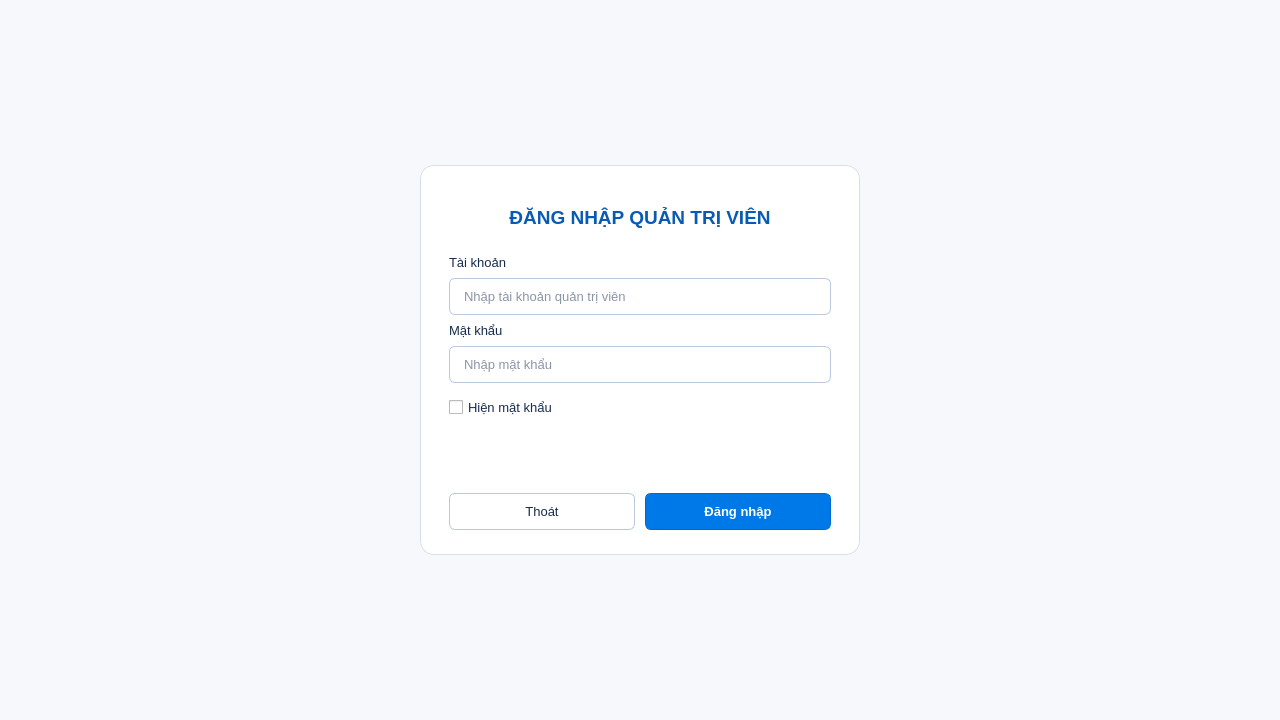
<?xml version='1.0' encoding='UTF-8'?>
<ui version="4.0">
 <class>LoginDialog</class>
 <widget class="QDialog" name="LoginDialog">
  <property name="font">
   <font>
    <family>Segoe UI</family>
    <pointsize>9</pointsize>
   </font>
  </property>
  <property name="geometry">
   <rect>
    <x>0</x>
    <y>0</y>
    <width>1280</width>
    <height>720</height>
   </rect>
  </property>
  <property name="minimumSize">
   <size>
    <width>480</width>
    <height>540</height>
   </size>
  </property>
  <property name="windowTitle">
   <string>Quản lý điểm sinh viên - Lớp K10TIN - Học kỳ 5</string>
  </property>
  <property name="windowIcon">
   <iconset resource="resources.qrc">
    <normaloff>:/icons/app.svg</normaloff>:/icons/app.svg</iconset>
  </property>
  <property name="styleSheet">
   <string>QDialog { background: #f6f8fb; }
QWidget { font-family: "Segoe UI"; color: #172b4d; }
QFrame#loginCard QWidget { font-size: 10pt; }
QFrame#loginCard { background: white; border: 1px solid #d6e0ec; border-radius: 14px; }
QFrame#loginCard QLabel#roleLabel { color: #075bb5; font-weight: bold; font-size: 19px; }
QLabel#errorLabel { color: #c32c3b; }
QLineEdit { background: white; border: 1px solid #b9c8da; border-radius: 6px; padding: 9px 12px; selection-background-color: #c6e7ff; }
QLineEdit:focus { border: 1px solid #1683d5; }
QPushButton { background: white; border: 1px solid #b9c8da; border-radius: 6px; padding: 10px 16px; }
QPushButton:hover { background: #eaf4ff; border-color: #1683d5; }
QPushButton#loginButton { background: #0079e8; border-color: #0069ce; color: white; font-weight: bold; }
QPushButton#loginButton:hover { background: #0069cd; }
QPushButton#loginButton:pressed { background: #0058ad; }</string>
  </property>
  <layout class="QVBoxLayout" name="rootLayout" stretch="1">
   <property name="spacing">
    <number>0</number>
   </property>
   <property name="leftMargin">
    <number>0</number>
   </property>
   <property name="topMargin">
    <number>0</number>
   </property>
   <property name="rightMargin">
    <number>0</number>
   </property>
   <property name="bottomMargin">
    <number>0</number>
   </property>
   <item>
    <widget class="QWidget" name="loginContent">
     <layout class="QGridLayout" name="contentLayout">
      <property name="leftMargin">
       <number>20</number>
      </property>
      <property name="topMargin">
       <number>20</number>
      </property>
      <property name="rightMargin">
       <number>20</number>
      </property>
      <property name="bottomMargin">
       <number>20</number>
      </property>
      <item row="0" column="0" alignment="Qt::AlignCenter">
       <widget class="QFrame" name="loginCard">
        <property name="minimumSize">
         <size>
          <width>440</width>
          <height>390</height>
         </size>
        </property>
        <property name="maximumSize">
         <size>
          <width>480</width>
          <height>16777215</height>
         </size>
        </property>
        <layout class="QVBoxLayout" name="cardLayout">
         <property name="spacing">
          <number>14</number>
         </property>
         <property name="leftMargin">
          <number>28</number>
         </property>
         <property name="topMargin">
          <number>28</number>
         </property>
         <property name="rightMargin">
          <number>28</number>
         </property>
         <property name="bottomMargin">
          <number>24</number>
         </property>
         <item>
          <widget class="QLabel" name="roleLabel">
           <property name="text">
            <string>ĐĂNG NHẬP QUẢN TRỊ VIÊN</string>
           </property>
           <property name="alignment">
            <set>Qt::AlignCenter</set>
           </property>
          </widget>
         </item>
         <item>
          <layout class="QVBoxLayout" name="fieldsLayout">
           <property name="spacing">
            <number>8</number>
           </property>
           <item>
            <widget class="QLabel" name="usernameLabel">
             <property name="text">
              <string>Tài khoản</string>
             </property>
             <property name="buddy">
              <cstring>usernameEdit</cstring>
             </property>
            </widget>
           </item>
           <item>
            <widget class="QLineEdit" name="usernameEdit">
             <property name="placeholderText">
              <string>Nhập tài khoản quản trị viên</string>
             </property>
             <property name="clearButtonEnabled">
              <bool>true</bool>
             </property>
            </widget>
           </item>
           <item>
            <widget class="QLabel" name="passwordLabel">
             <property name="text">
              <string>Mật khẩu</string>
             </property>
             <property name="buddy">
              <cstring>passwordEdit</cstring>
             </property>
            </widget>
           </item>
           <item>
            <widget class="QLineEdit" name="passwordEdit">
             <property name="echoMode">
              <enum>QLineEdit::Password</enum>
             </property>
             <property name="placeholderText">
              <string>Nhập mật khẩu</string>
             </property>
            </widget>
           </item>
          </layout>
         </item>
         <item>
          <widget class="QCheckBox" name="showPasswordCheck">
           <property name="text">
            <string>Hiện mật khẩu</string>
           </property>
          </widget>
         </item>
         <item>
          <widget class="QLabel" name="errorLabel">
           <property name="minimumSize">
            <size>
             <width>0</width>
             <height>36</height>
            </size>
           </property>
           <property name="text">
            <string />
           </property>
           <property name="wordWrap">
            <bool>true</bool>
           </property>
          </widget>
         </item>
         <item>
          <layout class="QHBoxLayout" name="buttonsLayout">
           <property name="spacing">
            <number>10</number>
           </property>
           <item>
            <widget class="QPushButton" name="cancelButton">
             <property name="text">
              <string>Thoát</string>
             </property>
             <property name="autoDefault">
              <bool>false</bool>
             </property>
            </widget>
           </item>
           <item>
            <widget class="QPushButton" name="loginButton">
             <property name="text">
              <string>Đăng nhập</string>
             </property>
             <property name="default">
              <bool>true</bool>
             </property>
            </widget>
           </item>
          </layout>
         </item>
        </layout>
       </widget>
      </item>
     </layout>
    </widget>
   </item>
  </layout>
 </widget>
 <tabstops>
  <tabstop>usernameEdit</tabstop>
  <tabstop>passwordEdit</tabstop>
  <tabstop>showPasswordCheck</tabstop>
  <tabstop>loginButton</tabstop>
  <tabstop>cancelButton</tabstop>
 </tabstops>
 <resources>
  <include location="resources.qrc" />
 </resources>
 <connections />
</ui>
